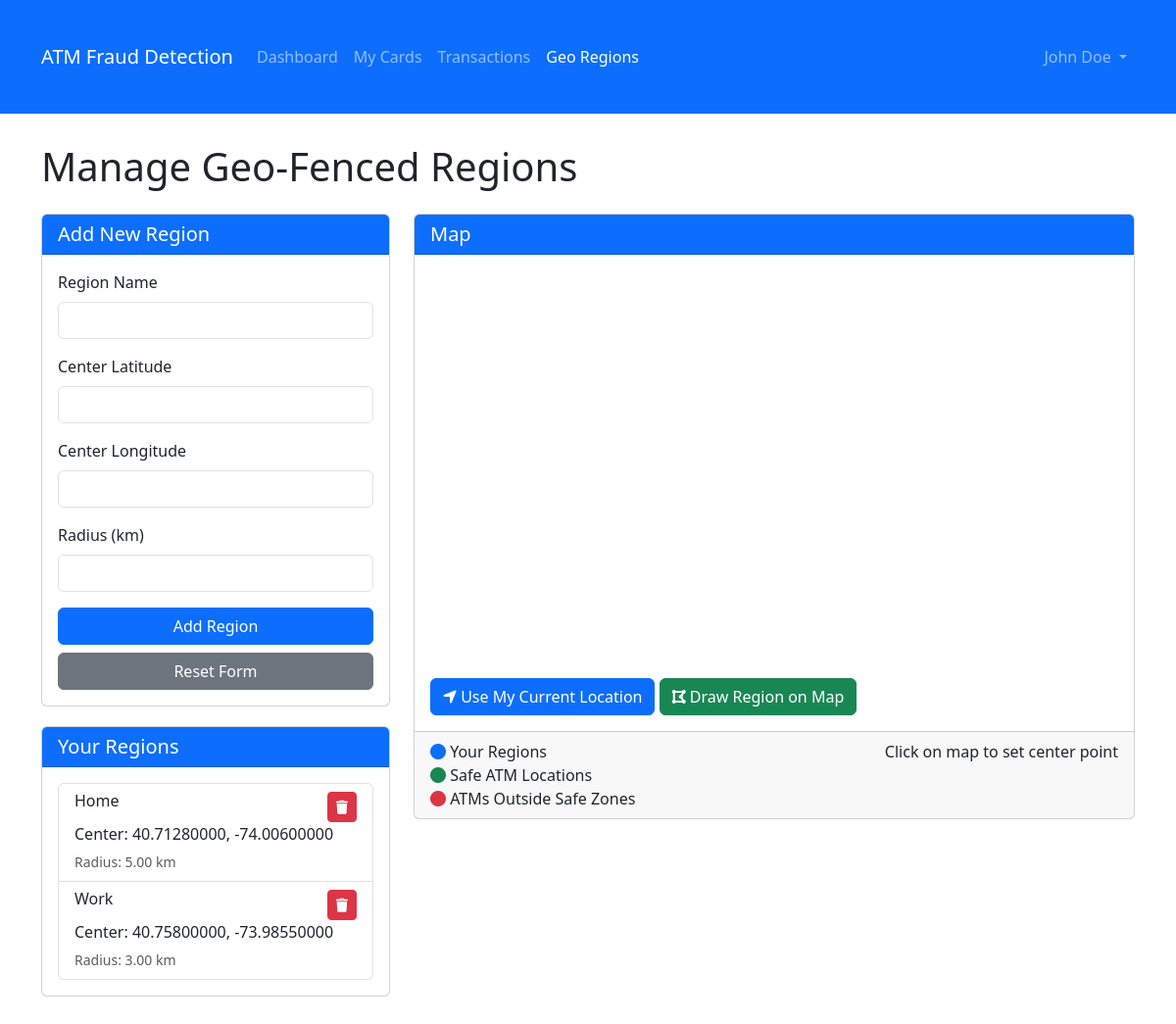
The app's page /user/regions.php (signed in) with its own data.
### tables this page shows
CREATE TABLE IF NOT EXISTS geo_fenced_regions (
    region_id INT AUTO_INCREMENT PRIMARY KEY,
    user_id INT NOT NULL,
    region_name VARCHAR(100) NOT NULL,
    center_latitude DECIMAL(10, 8) NOT NULL,
    center_longitude DECIMAL(11, 8) NOT NULL,
    radius_km DECIMAL(10, 2) NOT NULL,  
    created_at TIMESTAMP DEFAULT CURRENT_TIMESTAMP,
    FOREIGN KEY (user_id) REFERENCES users(user_id)
);

### user/regions.php (the view, shortened to what this page needs)
<?php
$database = new Database();
$db = $database->getConnection();
$userId = $_SESSION['user_id'];
$query = "SELECT * FROM geo_fenced_regions WHERE user_id = :user_id";
$stmt = $db->prepare($query);
$stmt->bindParam(':user_id', $userId);
$stmt->execute();
$regions = $stmt->fetchAll(PDO::FETCH_ASSOC);
?>
<!DOCTYPE html>
<html lang="en">
<head>
    <link href="https://cdn.jsdelivr.net/npm/bootstrap@5.3.0-alpha1/dist/css/bootstrap.min.css" rel="stylesheet">
    <link rel="stylesheet" href="https://cdnjs.cloudflare.com/ajax/libs/font-awesome/6.0.0-beta3/css/all.min.css">
</head>
<body>
    <nav class="navbar navbar-expand-lg navbar-dark bg-primary">
        <div class="container">
            <a class="navbar-brand" href="#">ATM Fraud Detection</a>
            <div class="collapse navbar-collapse" id="navbarNav">
                <ul class="navbar-nav me-auto">
                    <li class="nav-item">
                        <a class="nav-link" href="dashboard.php">Dashboard</a>
                    </li>
                    <li class="nav-item">
                        <a class="nav-link" href="cards.php">My Cards</a>
                    </li>
                    <li class="nav-item">
                        <a class="nav-link" href="transactions.php">Transactions</a>
                    </li>
                    <li class="nav-item">
                        <a class="nav-link active" href="regions.php">Geo Regions</a>
                    </li>
                </ul>
                <ul class="navbar-nav">
                    <li class="nav-item dropdown">
                        <a class="nav-link dropdown-toggle" href="#" id="navbarDropdown" role="button" data-bs-toggle="dropdown">
                            <?php echo htmlspecialchars($_SESSION['full_name']); ?>
                        </a>
                    </li>
                </ul>
            </div>
        </div>
    </nav>
    <div class="container">
        <h1 class="mb-4">Manage Geo-Fenced Regions</h1>
        <div class="row">
            <div class="col-md-4">
                <div class="card">
                    <div class="card-header bg-primary text-white">
                        <h5 class="card-title mb-0">Add New Region</h5>
                    </div>
                    <div class="card-body">
                        <form method="post" action="" id="region-form">
                            <div class="mb-3">
                                <label for="region_name" class="form-label">Region Name</label>
                                <input type="text" class="form-control" id="region_name" name="region_name" required>
                            </div>
                            <div class="mb-3">
                                <label for="center_latitude" class="form-label">Center Latitude</label>
                                <input type="number" step="0.000001" class="form-control" id="center_latitude" name="center_latitude" required>
                            </div>
                            <div class="mb-3">
                                <label for="center_longitude" class="form-label">Center Longitude</label>
                                <input type="number" step="0.000001" class="form-control" id="center_longitude" name="center_longitude" required>
                            </div>
                            <div class="mb-3">
                                <label for="radius_km" class="form-label">Radius (km)</label>
                                <input type="number" step="0.1" class="form-control" id="radius_km" name="radius_km" required>
                            </div>
                            <div class="d-grid gap-2">
                                <button type="submit" class="btn btn-primary" id="save-btn">Add Region</button>
                                <button type="button" class="btn btn-secondary" id="reset-btn">Reset Form</button>
                            </div>
                        </form>
                    </div>
                </div>
                <div class="card">
                    <div class="card-header bg-primary text-white">
                        <h5 class="card-title mb-0">Your Regions</h5>
                    </div>
                    <div class="card-body">
                        <?php if (empty($regions)): ?>
                            <p>No regions defined yet.</p>
                        <?php else: ?>
                            <div class="list-group">
                                <?php foreach ($regions as $region): ?>
                                    <div class="list-group-item region-card" data-region='<?php echo json_encode($region); ?>'>
                                        <div class="d-flex w-100 justify-content-between">
                                            <h6 class="mb-1"><?php echo htmlspecialchars($region['region_name']); ?></h6>
                                            <div>
                                                <button class="btn btn-sm btn-danger delete-btn" data-id="<?php echo $region['region_id']; ?>">
                                                    <i class="fas fa-trash"></i>
                                                </button>
                                            </div>
                                        </div>
                                        <p class="mb-1">
                                            Center: <?php echo $region['center_latitude']; ?>, <?php echo $region['center_longitude']; ?>
                                        </p>
                                        <small class="text-muted">
                                            Radius: <?php echo $region['radius_km']; ?> km
                                        </small>
                                    </div>
                                <?php endforeach; ?>
                            </div>
                        <?php endif; ?>
                    </div>
                </div>
            </div>
            <div class="col-md-8">
                <div class="card">
                    <div class="card-header bg-primary text-white">
                        <h5 class="card-title mb-0">Map</h5>
                    </div>
                    <div class="card-body">
                        <div id="map"></div>
                        <div class="mt-3">
                            <button id="use-current-location" class="btn btn-primary">
                                <i class="fas fa-location-arrow"></i> Use My Current Location
                            </button>
                            <button id="draw-region" class="btn btn-success">
                                <i class="fas fa-draw-polygon"></i> Draw Region on Map
                            </button>
                        </div>
                    </div>
                    <div class="card-footer">
                        <div class="row">
                            <div class="col-md-6">
                                <p class="mb-0"><i class="fas fa-circle text-primary"></i> Your Regions</p>
                                <p class="mb-0"><i class="fas fa-circle text-success"></i> Safe ATM Locations</p>
                                <p class="mb-0"><i class="fas fa-circle text-danger"></i> ATMs Outside Safe Zones</p>
                            </div>
                            <div class="col-md-6 text-end">
                                <p class="mb-0">Click on map to set center point</p>
                            </div>
                        </div>
                    </div>
                </div>
            </div>
        </div>
    </div>
</body>
</html>

### user/regions.php (style rules this page uses)
.container { margin-top: 30px; margin-bottom: 30px; }
.card { margin-bottom: 20px; }
#map { height: 400px; width: 100%; }
.region-card { cursor: pointer; }

### records on screen
geo_fenced_regions: region_name "Home", center_latitude "40.71280000", center_longitude "-74.00600000", radius_km "5.00"
geo_fenced_regions: region_name "Work", center_latitude "40.75800000", center_longitude "-73.98550000", radius_km "3.00"

### other values on screen
$_SESSION['full_name'] "John Doe"
